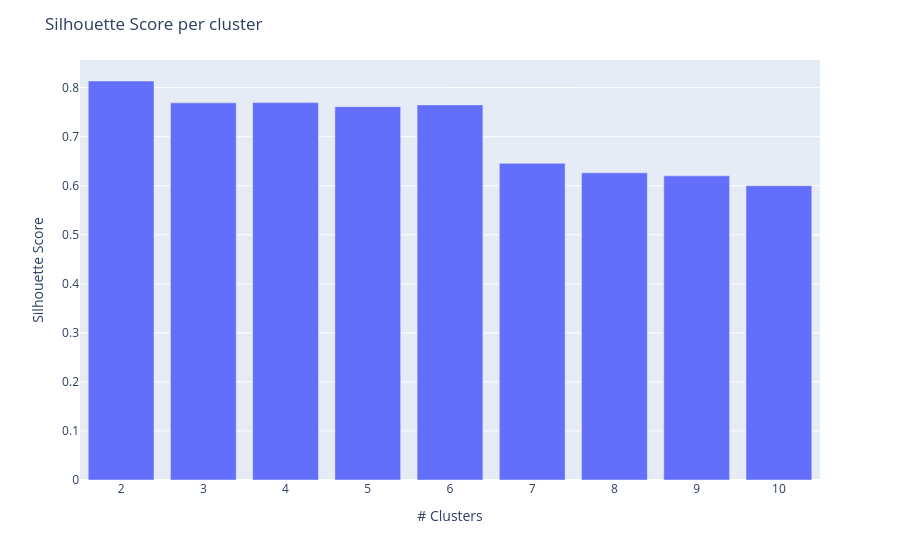

The code cell stored with this chart in its notebook:
### Code cell
# Visualisation des scores silhouette pour chaque valeur de K
# afin de comparer la qualité des clusters et d'identifier le nombre optimal de clusters

cluster_scores = pd.Series(sil)
k_frame = pd.Series(k)

fig=px.bar(x=k, y=cluster_scores)

fig.update_layout(
    yaxis_title="Silhouette Score",
    xaxis_title="# Clusters",
    title="Silhouette Score per cluster"
)

fig.show()

### Figure 1 — Plotly figure (JSON) as saved in the notebook; plotly's stock layout.template omitted (floating-point values rounded to 4 significant figures)
{"data": [{"hovertemplate": "x=%{x}<br>y=%{y}<extra></extra>", "legendgroup": "", "marker": {"color": "#636efa", "pattern": {"shape": ""}}, "name": "", "orientation": "v", "showlegend": false, "textposition": "auto", "type": "bar", "x": [2, 3, 4, 5, 6, 7, 8, 9, 10], "xaxis": "x", "y": [0.8136, 0.7691, 0.7696, 0.7611, 0.7649, 0.6458, 0.6264, 0.6202, 0.6001], "yaxis": "y"}], "layout": {"barmode": "relative", "legend": {"tracegroupgap": 0}, "margin": {"t": 60}, "title": {"text": "Silhouette Score per cluster"}, "xaxis": {"anchor": "y", "domain": [0, 1], "title": {"text": "# Clusters"}}, "yaxis": {"anchor": "x", "domain": [0, 1], "title": {"text": "Silhouette Score"}}}}
